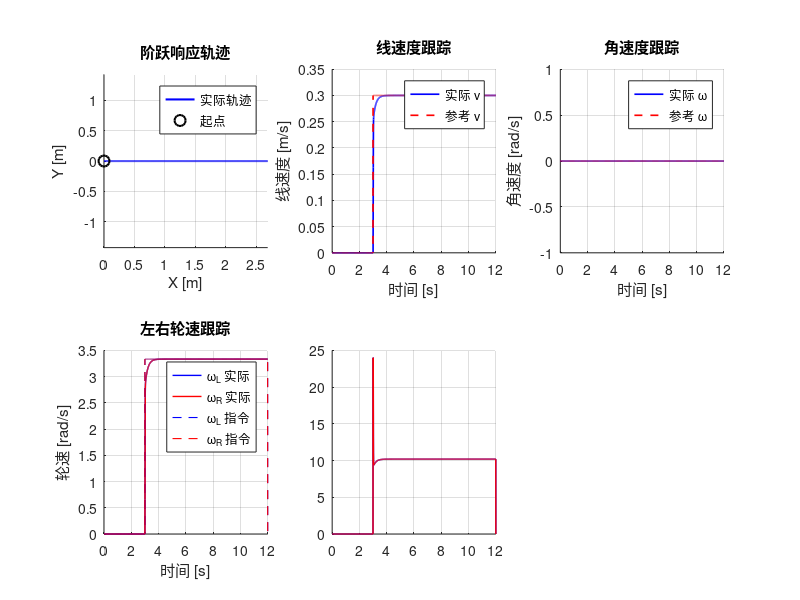

MATLAB code for this plot: (Note: this script raises an error after producing the figure.)
%% 双轮差速AGV双环PID控制仿真
clear; close all; clc;

%% —— 系统参数 ——

r = 0.09;  % 车轮半径(m)
L = 0.52;  % 轮距(m)
tau = 0.06;  % 电机机电时间常数(s)
K_motor = 0.327;  % 电机增益 (rad/s)/V

Ts = 0.005;  % 仿真步长(s)
T_sim = 12;  % 仿真时长(s)
t = 0:Ts:T_sim;
N = length(t);

Kp_v = 17.0;  % 速度环Kp
Ki_v = 103.0;  % 速度环Ki
u_sat = 24;  % 电压限幅(V)

Kp_dist  = 0.6;  % 距离增益
Kp_theta = 3.0;  % 航向Kp
Ki_theta = 0.2;  % 航向Ki
Kd_theta = 0.4;  % 航向Kd

v_max     = 0.5;  % 线速度上限(m/s)
omega_max = 2.5;  % 角速度上限(rad/s)

%% —— 主循环: 四种场景 ——

scenario_names = {'阶跃响应','定点镇定','直线跟踪','圆形跟踪'};

for SCENARIO = 1:4
fprintf('\n===== 场景%d: %s =====\n', SCENARIO, scenario_names{SCENARIO});

%% —— 状态预分配(每场景重置) ——

x = zeros(1,N);  y = zeros(1,N);
theta_act = zeros(1,N);
wL_act = zeros(1,N);  wR_act = zeros(1,N);
wL_ref = zeros(1,N);  wR_ref = zeros(1,N);
v_cmd  = zeros(1,N);  w_cmd  = zeros(1,N);
uL     = zeros(1,N);  uR     = zeros(1,N);

x(1) = 0;  y(1) = 0;  theta_act(1) = 0;  % 起点
wL_act(1) = 0;  wR_act(1) = 0;  % 初始静止

int_theta  = 0;  % 航向积分
err_theta_prev = 0;  % 上拍航向偏差

switch SCENARIO
    case 1  % 阶跃响应: 2.5s时给0.3m/s
        v_ref = [zeros(1,floor(N/4)), 0.3*ones(1,N-floor(N/4))];
        w_ref = zeros(1,N);

    case 2  % 定点镇定: 目标(2.0, 1.0, 45°)
        x_tgt = 2.0;  y_tgt = 1.0;
        theta_tgt = pi/4;
        v_ref = zeros(1,N);  w_ref = zeros(1,N);

    case 3  % 直线跟踪: y=0.6
        v_ref = 0.25 * ones(1,N);
        w_ref = zeros(1,N);

    case 4  % 圆形轨迹: R=0.8m, T=16s
        R_c = 0.8;
        w_c = 2*pi/16;
        v_ref = R_c * w_c * ones(1,N);
        w_ref = w_c * ones(1,N);
end

%% —— 主仿真循环 ——

int_L = 0;  int_R = 0;  % 左右轮速积分

for k = 1:N-1

    v_cur  = r/2 * (wL_act(k) + wR_act(k));  % 实际线速度(反馈)
    w_cur  = r/L * (wR_act(k) - wL_act(k));  % 实际角速度(反馈)

    switch SCENARIO
        case 1  % 阶跃响应
            v_cmd(k) = v_ref(k);
            w_cmd(k) = 0;

        case 2  % 定点镇定
            ex = x_tgt - x(k);  ey = y_tgt - y(k);
            dist_err = sqrt(ex^2 + ey^2);

            if dist_err > 0.08  % 远: 指向目标
                theta_des = atan2(ey, ex);
            else  % 近: 对准目标角度
                theta_des = theta_tgt;
            end
            e_theta = theta_des - theta_act(k);
            e_theta = atan2(sin(e_theta), cos(e_theta));  % 归一化

            int_theta = int_theta + e_theta * Ts;
            d_theta = (e_theta - err_theta_prev) / Ts;
            w_cmd(k) = Kp_theta*e_theta + Ki_theta*int_theta + Kd_theta*d_theta;
            err_theta_prev = e_theta;

            v_cmd(k) = Kp_dist * dist_err;  % 距离→速度
            if abs(e_theta) > pi/3  % 大角度先转向
                v_cmd(k) = v_cmd(k) * 0.2;
            end
            if dist_err < 0.08
                v_cmd(k) = v_cmd(k) * (dist_err / 0.08);
            end
            if dist_err < 0.01 && abs(e_theta) < 0.03  % 到位(1cm+1.7°)
                v_cmd(k) = 0;  w_cmd(k) = 0;
            end

        case 3  % 直线跟踪
            v_cmd(k) = v_ref(k);
            e_lat = 0.6 - y(k);
            e_theta = -theta_act(k);
            e_theta = atan2(sin(e_theta), cos(e_theta));

            int_theta = int_theta + e_theta * Ts;
            d_theta = (e_theta - err_theta_prev) / Ts;
            w_cmd(k) = Kp_theta*e_theta + Ki_theta*int_theta ...
                       + 0.5*Kp_dist*e_lat;  % +横向偏差前馈
            err_theta_prev = e_theta;

        case 4  % 圆形跟踪
            theta_ref = w_c * t(k);
            x_ref = R_c * cos(theta_ref);  y_ref = R_c * sin(theta_ref);

            ex = x_ref - x(k);  ey = y_ref - y(k);
            theta_path = theta_ref + pi/2;  % 切线方向

            cross_track = -sin(theta_path)*ex + cos(theta_path)*ey;  % 横向偏差
            theta_des = theta_path + atan(cross_track / 0.6);
            e_theta = theta_des - theta_act(k);
            e_theta = atan2(sin(e_theta), cos(e_theta));

            int_theta = int_theta + e_theta * Ts;
            d_theta = (e_theta - err_theta_prev) / Ts;
            w_cmd(k) = Kp_theta*e_theta + Ki_theta*int_theta + Kd_theta*d_theta;
            err_theta_prev = e_theta;

            along_track = cos(theta_path)*ex + sin(theta_path)*ey;  % 纵向偏差
            v_cmd(k) = v_ref(k) + Kp_dist * along_track;
    end

    v_cmd(k) = max(-v_max, min(v_max, v_cmd(k)));  % 限幅
    w_cmd(k) = max(-omega_max, min(omega_max, w_cmd(k)));

    wL_ref(k) = v_cmd(k)/r - w_cmd(k)*L/(2*r);  % 逆运动学→左轮指令
    wR_ref(k) = v_cmd(k)/r + w_cmd(k)*L/(2*r);  % 逆运动学→右轮指令

    eL = wL_ref(k) - wL_act(k);  % 左轮偏差
    eR = wR_ref(k) - wR_act(k);  % 右轮偏差

    if abs(eL) < 5.0, int_L = int_L + eL * Ts; else int_L = 0; end  % 积分分离(阈值=最高轮速≈5.6rad/s)
    if abs(eR) < 5.0, int_R = int_R + eR * Ts; else int_R = 0; end

    uL(k) = Kp_v * eL + Ki_v * int_L;  % 左PI
    uR(k) = Kp_v * eR + Ki_v * int_R;  % 右PI

    if uL(k) > u_sat  % 遇限削弱积分
        uL(k) = u_sat;  int_L = int_L - eL * Ts;
    elseif uL(k) < -u_sat
        uL(k) = -u_sat;  int_L = int_L - eL * Ts;
    end
    if uR(k) > u_sat
        uR(k) = u_sat;  int_R = int_R - eR * Ts;
    elseif uR(k) < -u_sat
        uR(k) = -u_sat;  int_R = int_R - eR * Ts;
    end

    wL_ss = K_motor * uL(k);  % 左轮稳态角速度
    wR_ss = K_motor * uR(k);  % 右轮稳态角速度
    dwL = (wL_ss - wL_act(k)) / tau;  % 一阶惯性环节
    dwR = (wR_ss - wR_act(k)) / tau;
    wL_act(k+1) = wL_act(k) + dwL * Ts;
    wR_act(k+1) = wR_act(k) + dwR * Ts;

    v_now  = r/2 * (wL_act(k+1) + wR_act(k+1));
    w_now  = r/L * (wR_act(k+1) - wL_act(k+1));

    x(k+1) = x(k) + v_now * cos(theta_act(k)) * Ts;
    y(k+1) = y(k) + v_now * sin(theta_act(k)) * Ts;
    theta_act(k+1) = theta_act(k) + w_now * Ts;

end
fprintf('仿真完成。\n');

%% —— 结果可视化 ——

figure('Name','双轮差速PID控制仿真','NumberTitle','off',...
       'Position',[100 60 1200 750]);

subplot(2,3,1);  hold on;  grid on;  axis equal;  % XY轨迹

switch SCENARIO
    case 1  % 阶跃响应
        plot(x, y, 'b-', 'LineWidth', 1.5);
        plot(x(1), y(1), 'ko', 'MarkerSize', 8, 'LineWidth', 1.5);
        legend('实际轨迹','起点','Location','best');
        title('阶跃响应轨迹');
    case 2  % 定点镇定
        plot(x, y, 'b-', 'LineWidth', 1.5);
        plot(x_tgt, y_tgt, 'r*', 'MarkerSize', 12, 'LineWidth', 2);
        plot(x(1), y(1), 'ko', 'MarkerSize', 8, 'LineWidth', 1.5);
        legend('实际轨迹','目标点','起点','Location','best');
        title('定点镇定轨迹');
    case 3  % 直线跟踪
        plot(x, y, 'b-', 'LineWidth', 1.5);
        yline(0.6, 'r--', 'LineWidth', 1.5);
        legend('实际轨迹','目标直线','Location','best');
        title('直线跟踪轨迹');
    case 4  % 圆形跟踪
        plot(x, y, 'b-', 'LineWidth', 1.2);
        theta_plot = linspace(0, 2*pi, 200);
        plot(R_c*cos(theta_plot), R_c*sin(theta_plot), 'r--', 'LineWidth', 1.5);
        legend('实际轨迹','参考圆','Location','best');
        title('圆形轨迹跟踪');
end
xlabel('X [m]');  ylabel('Y [m]');

subplot(2,3,2);  hold on;  grid on;  % 线速度
v_cur_all = r/2 * (wL_act + wR_act);
plot(t, v_cur_all, 'b-', 'LineWidth', 1.2);
plot(t, v_ref, 'r--', 'LineWidth', 1.2);
xlabel('时间 [s]');  ylabel('线速度 [m/s]');
legend('实际 v','参考 v','Location','best');
title('线速度跟踪');

subplot(2,3,3);  hold on;  grid on;  % 角速度
w_cur_all = r/L * (wR_act - wL_act);
plot(t, w_cur_all, 'b-', 'LineWidth', 1.2);
plot(t, w_ref, 'r--', 'LineWidth', 1.2);
xlabel('时间 [s]');  ylabel('角速度 [rad/s]');
legend('实际 \omega','参考 \omega','Location','best');
title('角速度跟踪');

subplot(2,3,4);  hold on;  grid on;  % 轮速跟踪
plot(t, wL_act, 'b-', 'LineWidth', 1.0);
plot(t, wR_act, 'r-', 'LineWidth', 1.0);
plot(t, wL_ref, 'b--', 'LineWidth', 0.8);
plot(t, wR_ref, 'r--', 'LineWidth', 0.8);
xlabel('时间 [s]');  ylabel('轮速 [rad/s]');
legend('\omega_L 实际','\omega_R 实际','\omega_L 指令','\omega_R 指令','Location','best');
title('左右轮速跟踪');

subplot(2,3,5);  hold on;  grid on;  % 电机电压
plot(t, uL, 'b-', 'LineWidth', 1.0);
plot(t, uR, 'r-', 'LineWidth', 1.0);
yline(u_sat, 'k--');  yline(-u_sat, 'k--');
xlabel('时间 [s]');  ylabel('电压 [V]');
legend('u_L','u_R','饱和限','Location','best');
title('电机控制电压');

subplot(2,3,6);  hold on;  grid on;  % 航向角
plot(t, theta_act * 180/pi, 'b-', 'LineWidth', 1.2);
if SCENARIO == 4
    plot(t, w_c * t * 180/pi, 'r--', 'LineWidth', 1.2);
    legend('实际 \theta','参考 \theta','Location','best');
elseif SCENARIO == 2
    yline(theta_tgt*180/pi, 'r--', 'LineWidth', 1.2);
    legend('实际 \theta','目标 \theta','Location','best');
end
xlabel('时间 [s]');  ylabel('航向角 [deg]');
title('航向角响应');

sgtitle('双轮差速AGV 双环PID控制仿真结果','FontSize',14,'FontWeight','bold');

out_dir = fileparts(mfilename('fullpath'));
fname = fullfile(out_dir, ['仿真结果_场景' num2str(SCENARIO) '_' scenario_names{SCENARIO} '.png']);
saveas(gcf, fname);
fprintf('图片已保存: %s\n', fname);

%% —— 控制性能指标 ——

fprintf('\n========== 控制性能指标 ==========\n');

idx_ss = floor(0.75*N):N;  % 稳态段(后1/4数据)
switch SCENARIO
    case 1  % 速度稳态误差
        v_err_ss = mean(abs(v_ref(idx_ss) - v_cur_all(idx_ss)));
        fprintf('速度稳态误差: %.4f m/s\n', v_err_ss);

    case 2  % 终点误差
        x_err = x_tgt - x(end);  y_err = y_tgt - y(end);
        t_err = theta_tgt - theta_act(end);
        t_err = atan2(sin(t_err), cos(t_err));
        fprintf('终点位置误差: (%.4f, %.4f) m\n', x_err, y_err);
        fprintf('终点航向误差: %.2f deg\n', t_err * 180/pi);

    case {3, 4}  % 连续跟踪RMSE
        v_err_rmse = sqrt(mean((v_ref(idx_ss) - v_cur_all(idx_ss)).^2));
        w_err_rmse = sqrt(mean((w_ref(idx_ss) - w_cur_all(idx_ss)).^2));
        fprintf('线速度 RMSE: %.4f m/s\n', v_err_rmse);
        fprintf('角速度 RMSE: %.4f rad/s\n', w_err_rmse);
        if SCENARIO == 4
            dist_to_center = abs(sqrt(x.^2 + y.^2) - R_c);
            fprintf('轨迹圆度 RMSE: %.4f m\n', sqrt(mean(dist_to_center(idx_ss).^2)));
        end
end

end  % for SCENARIO = 1:4

fprintf('================================\n');
